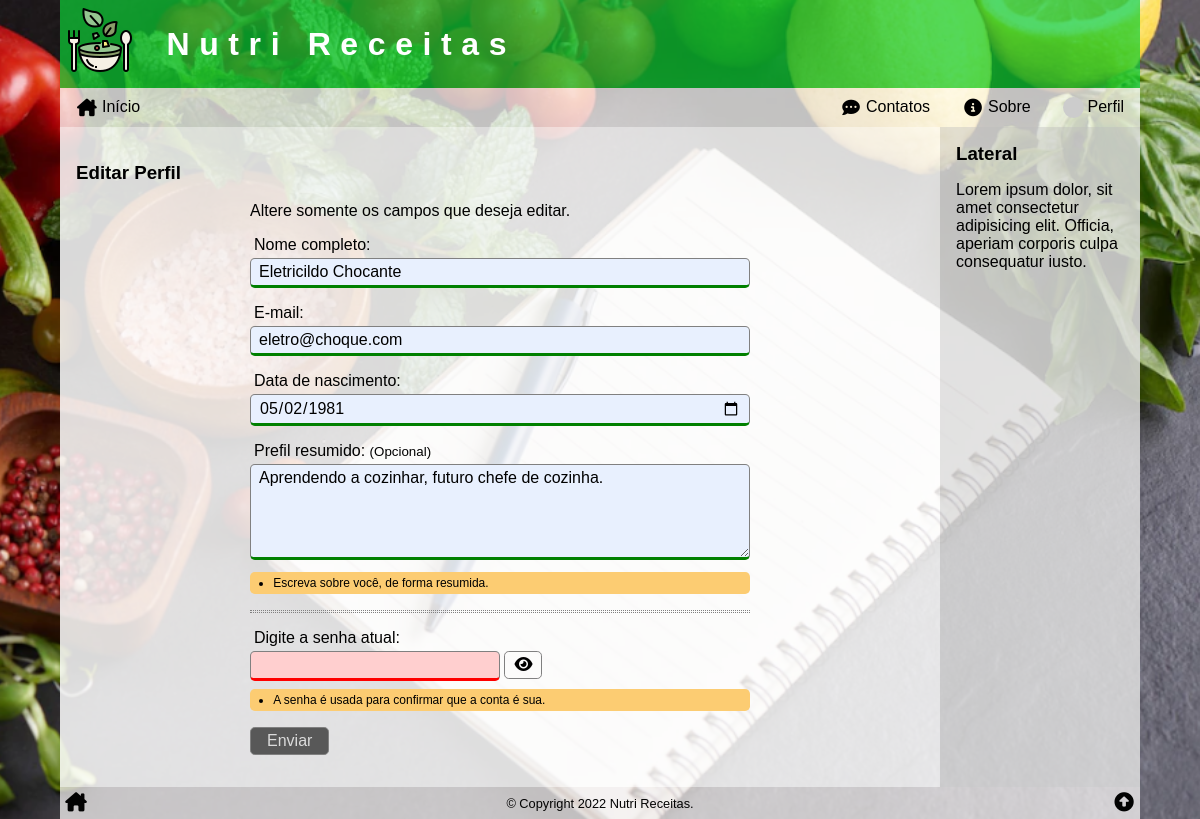
/user/edit/index.php (signed in), run on the app's committed database.
### tables this page shows
CREATE TABLE users (
    user_id INT PRIMARY KEY AUTO_INCREMENT,
    user_name VARCHAR(255),
    user_email VARCHAR(255),
    user_birth DATE,
    user_photo VARCHAR(255),
    user_date TIMESTAMP DEFAULT CURRENT_TIMESTAMP,
    user_profile TEXT,
    user_password VARCHAR(255),
    user_type ENUM('user', 'author', 'admin') DEFAULT 'user',
    user_status ENUM('on', 'off', 'deleted') DEFAULT 'on'
);

### _config.php (called while the page is built, shortened)
<?php
if (isset($_COOKIE['user']))
    $user = unserialize($_COOKIE['user']);
else
    $user = false;

### user/edit/index.php (the view, shortened to what this page needs)
<?php
require($_SERVER['DOCUMENT_ROOT'] . '/_config.php');
$id = $name = $email = $birth = $profile = $password = $error = '';
$feedback = false;
if ($_SERVER["REQUEST_METHOD"] == "POST") :
    $name = trim(htmlspecialchars($_POST['name']));
    if (strlen($name) < 3)
        $error .= '<li>Seu nome está muito curto;</li>';
    $email = trim(filter_var($_POST['email'], FILTER_SANITIZE_EMAIL));
    if (!filter_var($email, FILTER_VALIDATE_EMAIL)) :
        $error .= '<li>Seu e-mail está inválido;</li>';
    else :
        if ($email !== $user['user_email']) :
            $res = $conn->query("SELECT user_id FROM users WHERE user_email = '{$email}';");
            if ($res->num_rows != 0)
                $error .= '<li>Este e-mail já está em uso;</li>';
        endif;
    endif;
    $birth = trim(htmlspecialchars($_POST['birth']));
    if ($birth > date('Y-m-d', time() - 284018400))
        $error .= '<li>Você deve ter mais de 9 anos;</li>';
    $profile = trim(htmlspecialchars($_POST['profile']));
    $password = trim(htmlspecialchars($_POST['password']));
    if (!preg_match('/(?=.*[0-9])(?=.*[a-z])(?=.*[A-Z])(?=\S+$).{7,32}/', $password)) :
        $error .= '<li>A senha está fora do padrão;</li>';
    else :
        $sql = <<<SQL
SELECT user_id FROM users
WHERE user_id = '{$user['user_id']}'
    AND user_password = SHA1('{$password}');
SQL;
        $res = $conn->query($sql);
        if ($res->num_rows != 1)
            $error .= '<li>A senha não confere;</li>';
    endif;
    if ($error === '') :
        $sql = <<<SQL
UPDATE `users` SET
	user_name = '{$name}',
	user_email = '{$email}',
	user_birth = '{$birth}',
	user_profile = '{$profile}'
WHERE user_id = '{$user['user_id']}'
    AND user_password = SHA1('{$password}')
    AND user_status = 'on';
SQL;
        $res = $conn->query($sql);
        $sql = <<<SQL
SELECT *,
    DATE_FORMAT(user_birth, '%d/%m/%Y') AS birth_br
FROM `users`
WHERE user_email = '{$email}'
    AND user_status = 'on';
SQL;
        $res = $conn->query($sql);
        $user_data = $res->fetch_assoc();
        unset($user_data['user_password']);
        $user_data['expires'] = $user['expires'];
        setcookie(
            'user',
            serialize($user_data),
            $user['expires'],
            '/'
        );
        $feedback = true;
    else :
        $error = '<h3>Oooops! Ocorreram erros:</h3><ul>' . $error . '</ul>';
    endif;
else :
    $sql = <<<SQL
SELECT `user_id`, `user_name`, `user_email`, `user_birth`, `user_profile` FROM `users`
WHERE `user_id` = '{$user['user_id']}'
	AND `user_status` = 'on';
SQL;
    $res = $conn->query($sql);
    $user_data = $res->fetch_assoc();
    $name = $user_data['user_name'];
    $email = $user_data['user_email'];
    $birth = $user_data['user_birth'];
    $profile = $user_data['user_profile'];
endif;
require($_SERVER['DOCUMENT_ROOT'] . '/_header.php');
?>
<section>
    <h3>Editar Perfil</h3>
    <?php
    if ($feedback) :
    ?>
        <div class="block-center">
            <h3>Oba!</h3>
            <p>Seu cadastro foi atualizado com sucesso!</p>
            <hr class="divider">
            <div class="user-links">
                <a href="/user/profile/">
                    <i class="fa-solid fa-address-card fa-fw"></i>
                    Ver Perfil
                </a>
                <a href="/">
                    <i class="fa-solid fa-house-chimney fa-fw"></i>
                    Página inicial
                </a>
            </div>
        </div>
        <script>
            // JavaScript que bloqueia reenvio do form caso a página seja recarregada.
            if (window.history.replaceState) {
                window.history.replaceState(null, null, window.location.href);
            }
        </script>
    <?php else : ?>
        <form method="post" action="<?php echo htmlspecialchars($_SERVER["PHP_SELF"]); ?>" name="edituser">
            <p>Altere somente os campos que deseja editar.</p>
            <p>
                <label for="name">Nome completo:</label>
                <input type="text" name="name" id="name" required minlength="3" class="valid" autocomplete="off" value="<?php echo $name ?>">
            </p>
            <p>
                <label for="email">E-mail:</label>
                <input type="text" name="email" id="email" required class="valid" autocomplete="off" value="<?php echo $email ?>">
            </p>
            <p>
                <label for="birth">Data de nascimento:</label>
                <input type="date" name="birth" id="birth" required class="valid" autocomplete="off" value="<?php echo $birth ?>">
            </p>
            <p>
                <label for="profile">Prefil resumido: <small>(Opcional)</small></label>
                <textarea name="profile" id="profile" class="valid" autocomplete="off"><?php echo $profile ?></textarea>
            <div class="form-help">
                <ul>
                    <li>Escreva sobre você, de forma resumida.</li>
                </ul>
            </div>
            </p>
            <hr class="divider">
            <p>
                <label for="password">Digite a senha atual:</label>
                <input type="password" name="password" id="password" required pattern="^(?=.*[0-9])(?=.*[a-z])(?=.*[A-Z])(?=\S+$).{7,32}$" class="valid password" autocomplete="off">
                <button type="button" id="passToggle" data-field="password"><i class="fa-solid fa-eye fa-fw"></i></button>
            <div class="form-help">
                <ul>
                    <li>A senha é usada para confirmar que a conta é sua.</li>
                </ul>
            </div>
            </p>
            <p>
                <button type="submit">Enviar</button>
            </p>
        </form>
    <?php endif; ?>
</section>
<aside>
    <h3>Lateral</h3>
    <p>Lorem ipsum dolor, sit amet consectetur adipisicing elit. Officia, aperiam corporis culpa consequatur iusto.</p>
</aside>
<?php
require($_SERVER['DOCUMENT_ROOT'] . '/_footer.php');

### user/edit/style.css (style rules this page uses)
form[name="edituser"] { display: block; width: 100%; max-width: 500px; margin: auto; }

### style.css (style rules this page uses)
* { box-sizing: border-box; outline: none; transition: .2s; }
html, body { position: relative; width: 100%; height: 100%; padding: 0; margin: 0; font-family:'Gill Sans', 'Gill Sans MT', Calibri, 'Trebuchet MS', sans-serif; font-size: 16px; }
header, nav, section, article, main, aside, footer { display: block; }
body { background-color: rgb(170, 170, 170); background-attachment: fixed; background-image: url('/img/background.png'); background-position: center; background-repeat: no-repeat; background-size: cover; }
.wrap>main>section, .wrap>main>aside { padding: 1rem; }
.wrap>main>section { flex-grow: 1; background-color: rgba(255, 255, 255, .85); }
.wrap>main>aside { border-top: 3px dotted grey; background: rgba(224, 224, 224, .85); }
.wrap>main>section>h2:first-child, .wrap>main>aside>h3:first-child { margin: 0; }
hr.divider { border: none; border-top: 1px dotted grey; border-bottom: 1px dotted grey; height: 3px; margin: 1rem 0; }
form label { display: block; margin-bottom: .25rem; margin-left: .25rem; }
form input, form textarea, form button, form button[onclick] { font-family: inherit; font-size: inherit; padding: .25rem .5rem; border: 1px solid grey; border-radius: .3rem; }
form input, form textarea { width: 100%; }
form textarea { height: 6rem; resize: vertical; }
form button, form button[onclick] { background: steelblue; color: white; cursor: pointer; padding-left: 1rem; padding-right: 1rem; }
form input:invalid, form textarea:invalid { background: rgb(255, 207, 207); border-bottom: 3px solid red; }
form input:valid, form textarea:valid { background: rgb(232, 240, 254); border-bottom: 3px solid green; }
form:invalid button { background: rgb(88, 88, 88); color: rgb(219, 219, 219); cursor: not-allowed; }
form input.password { max-width: 50%; }
form button[id="passToggle"], form button[id="newPassToggle"] { padding-left: .5rem; padding-right: .5rem; background: transparent; color: inherit; cursor: pointer; }
@media (min-width: 768px) { .wrap>main>aside { border-top: none; border-left: 3px grey; flex: 0 0 200px; } }

### user/new/style.css (style rules this page uses)
.form-help { font-size: .75rem; background: rgb(252, 204, 114); border-radius: .3rem; padding: .25rem; margin-top: -.5rem; }
.form-help ul { margin: 0; padding-left: 1.2rem; }

### data on the page
users: name "Eletricildo Chocante", email "eletro@choque.com", birth "05/02/1981", profile "Aprendendo a cozinhar, futuro chefe de cozinha."
